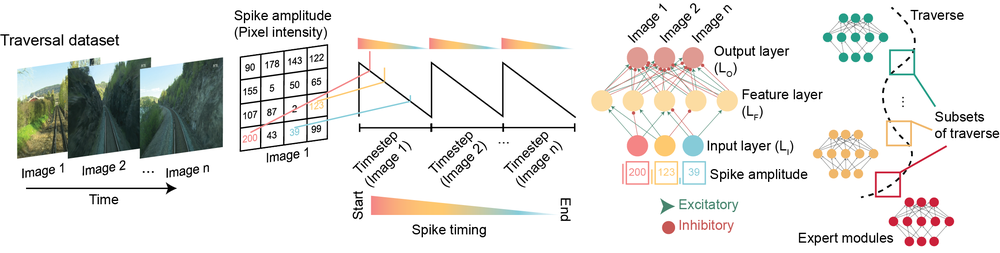
#> input picture assets/github_image.png, 1000 x 253 px, shrunk from 2419 x 612 before the run; its folder holds only this picture in this run
$ python -i knees.py   (imports and definitions only)
#> lines starting #> are read from the running program, lines starting #| are printed output that depends on the picture
import os
import numpy as np
from sklearn.neighbors import NearestNeighbors
from sklearn.metrics import silhouette_score
from sklearn.cluster import DBSCAN
from PIL import Image
from kneed import KneeLocator

def load_image(image_path):
#> called with image_path = '../../assets/github_image.png'
    with Image.open(image_path) as img:
#> img is the input picture: PIL image 1000x253 RGB; mean R, G, B 230.4, 229.8, 227.3
        if img.mode in ('RGBA', 'LA') or (img.mode == 'P' and 'transparency' in img.info):
            alpha = img.convert('RGBA').split()[-1]
            bg = Image.new("RGBA", img.size, (255, 255, 255, 255))
            bg.paste(img, mask=alpha)
            return bg.convert('L')
        else:
            return img.convert('L')
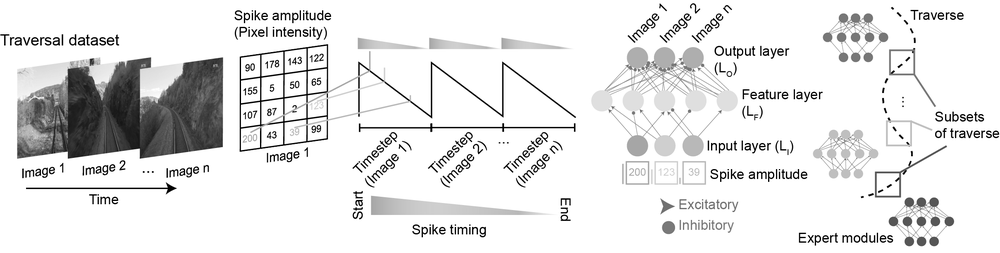
#> returned value: PIL image 1000x253 L; min 0, max 255, mean 229.7

def extract_pixels(image):
    data = np.array(image)
    return np.column_stack(np.where(data > 0))

def determine_epsilon(data, n_neighbors=5):
    neigh = NearestNeighbors(n_neighbors=n_neighbors)
    neigh.fit(data)
    distances, indices = neigh.kneighbors(data)
    distances = np.sort(distances[:, n_neighbors - 1])

    kneedle = KneeLocator(range(len(distances)), distances, curve='convex', direction='increasing')
    return kneedle.knee_y if kneedle.knee_y is not None else np.median(distances)

def evaluate_min_samples(data, epsilon, min_samples_list):
    best_score = -1
    best_min_samples = None

    for min_samples in min_samples_list:
        clustering = DBSCAN(eps=epsilon, min_samples=min_samples).fit(data)
        labels = clustering.labels_

        if len(set(labels)) > 1 and np.any(labels != -1):
            score = silhouette_score(data, labels)
            if score > best_score:
                best_score = score
                best_min_samples = min_samples

    return best_min_samples

def process_folder(folder_path):
    epsilon_values = []
    min_samples_values = []
    min_samples_candidates = [2, 3, 4, 5, 6, 7, 8]  # Adjust as needed

    for filename in os.listdir(folder_path):
        if filename.endswith('.png'):
            image_path = os.path.join(folder_path, filename)
            image = load_image(image_path)
            pixels = extract_pixels(image)

            epsilon = determine_epsilon(pixels)
            epsilon_values.append(epsilon)

            best_min_samples = evaluate_min_samples(pixels, epsilon, min_samples_candidates)
            if best_min_samples is not None:
                min_samples_values.append(best_min_samples)
            print(f"Processed {filename}: Epsilon = {epsilon}, Best min_samples = {best_min_samples}")

    final_epsilon = np.median(epsilon_values) if epsilon_values else None
    final_min_samples = np.median(min_samples_values) if min_samples_values else None
    print(f"Final Epsilon Value (Median): {final_epsilon}")
    print(f"Final min_samples Value (Median): {final_min_samples}")
    return final_epsilon, final_min_samples

# Example usage
folder_path = '/home/adam/repo/VPRTempoNeuro/vprtemponeuro/dataset/Brisbane-Event/database_filtered'
# [1 line that did not run here, left out]

>>> result = load_image('../../assets/github_image.png')
